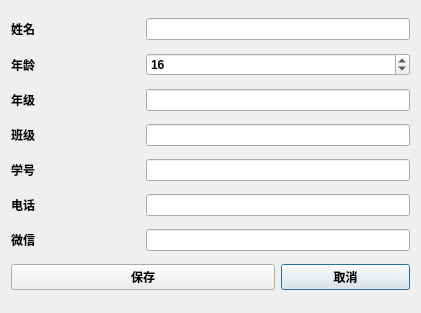
<?xml version="1.0" encoding="UTF-8"?>
<ui version="4.0">
 <class>Add_StuInfo</class>
 <widget class="QDialog" name="Add_StuInfo">
  <property name="geometry">
   <rect>
    <x>0</x>
    <y>0</y>
    <width>421</width>
    <height>313</height>
   </rect>
  </property>
  <property name="windowTitle">
   <string>Dialog</string>
  </property>
  <layout class="QGridLayout" name="gridLayout">
   <item row="2" column="1" colspan="2">
    <widget class="QLineEdit" name="lineEdit_2">
     <property name="font">
      <font>
       <weight>75</weight>
       <bold>true</bold>
      </font>
     </property>
    </widget>
   </item>
   <item row="4" column="0">
    <widget class="QLabel" name="label_5">
     <property name="font">
      <font>
       <weight>75</weight>
       <bold>true</bold>
      </font>
     </property>
     <property name="text">
      <string>学号</string>
     </property>
    </widget>
   </item>
   <item row="1" column="1" colspan="2">
    <widget class="QSpinBox" name="spinBox">
     <property name="font">
      <font>
       <weight>75</weight>
       <bold>true</bold>
      </font>
     </property>
     <property name="maximum">
      <number>1000</number>
     </property>
     <property name="value">
      <number>16</number>
     </property>
    </widget>
   </item>
   <item row="6" column="1" colspan="2">
    <widget class="QLineEdit" name="lineEdit_6">
     <property name="font">
      <font>
       <weight>75</weight>
       <bold>true</bold>
      </font>
     </property>
    </widget>
   </item>
   <item row="3" column="0">
    <widget class="QLabel" name="label_4">
     <property name="font">
      <font>
       <weight>75</weight>
       <bold>true</bold>
      </font>
     </property>
     <property name="text">
      <string>班级</string>
     </property>
    </widget>
   </item>
   <item row="6" column="0">
    <widget class="QLabel" name="label_7">
     <property name="font">
      <font>
       <weight>75</weight>
       <bold>true</bold>
      </font>
     </property>
     <property name="text">
      <string>微信</string>
     </property>
    </widget>
   </item>
   <item row="0" column="1" colspan="2">
    <widget class="QLineEdit" name="lineEdit">
     <property name="font">
      <font>
       <weight>75</weight>
       <bold>true</bold>
      </font>
     </property>
    </widget>
   </item>
   <item row="5" column="1" colspan="2">
    <widget class="QLineEdit" name="lineEdit_5">
     <property name="font">
      <font>
       <weight>75</weight>
       <bold>true</bold>
      </font>
     </property>
    </widget>
   </item>
   <item row="3" column="1" colspan="2">
    <widget class="QLineEdit" name="lineEdit_3">
     <property name="font">
      <font>
       <weight>75</weight>
       <bold>true</bold>
      </font>
     </property>
    </widget>
   </item>
   <item row="5" column="0">
    <widget class="QLabel" name="label_6">
     <property name="font">
      <font>
       <weight>75</weight>
       <bold>true</bold>
      </font>
     </property>
     <property name="text">
      <string>电话</string>
     </property>
    </widget>
   </item>
   <item row="7" column="2">
    <widget class="QPushButton" name="pushButton_2">
     <property name="font">
      <font>
       <weight>75</weight>
       <bold>true</bold>
      </font>
     </property>
     <property name="text">
      <string>取消</string>
     </property>
    </widget>
   </item>
   <item row="0" column="0">
    <widget class="QLabel" name="label">
     <property name="font">
      <font>
       <weight>75</weight>
       <bold>true</bold>
      </font>
     </property>
     <property name="text">
      <string>姓名</string>
     </property>
    </widget>
   </item>
   <item row="2" column="0">
    <widget class="QLabel" name="label_3">
     <property name="font">
      <font>
       <weight>75</weight>
       <bold>true</bold>
      </font>
     </property>
     <property name="text">
      <string>年级</string>
     </property>
    </widget>
   </item>
   <item row="1" column="0">
    <widget class="QLabel" name="label_2">
     <property name="font">
      <font>
       <weight>75</weight>
       <bold>true</bold>
      </font>
     </property>
     <property name="text">
      <string>年龄</string>
     </property>
    </widget>
   </item>
   <item row="4" column="1" colspan="2">
    <widget class="QLineEdit" name="lineEdit_4">
     <property name="font">
      <font>
       <weight>75</weight>
       <bold>true</bold>
      </font>
     </property>
    </widget>
   </item>
   <item row="7" column="0" colspan="2">
    <widget class="QPushButton" name="pushButton">
     <property name="font">
      <font>
       <weight>75</weight>
       <bold>true</bold>
      </font>
     </property>
     <property name="text">
      <string>保存</string>
     </property>
    </widget>
   </item>
  </layout>
 </widget>
 <tabstops>
  <tabstop>lineEdit</tabstop>
  <tabstop>spinBox</tabstop>
  <tabstop>lineEdit_2</tabstop>
  <tabstop>lineEdit_3</tabstop>
  <tabstop>lineEdit_4</tabstop>
  <tabstop>lineEdit_5</tabstop>
  <tabstop>lineEdit_6</tabstop>
  <tabstop>pushButton</tabstop>
  <tabstop>pushButton_2</tabstop>
 </tabstops>
 <resources/>
 <connections/>
</ui>
